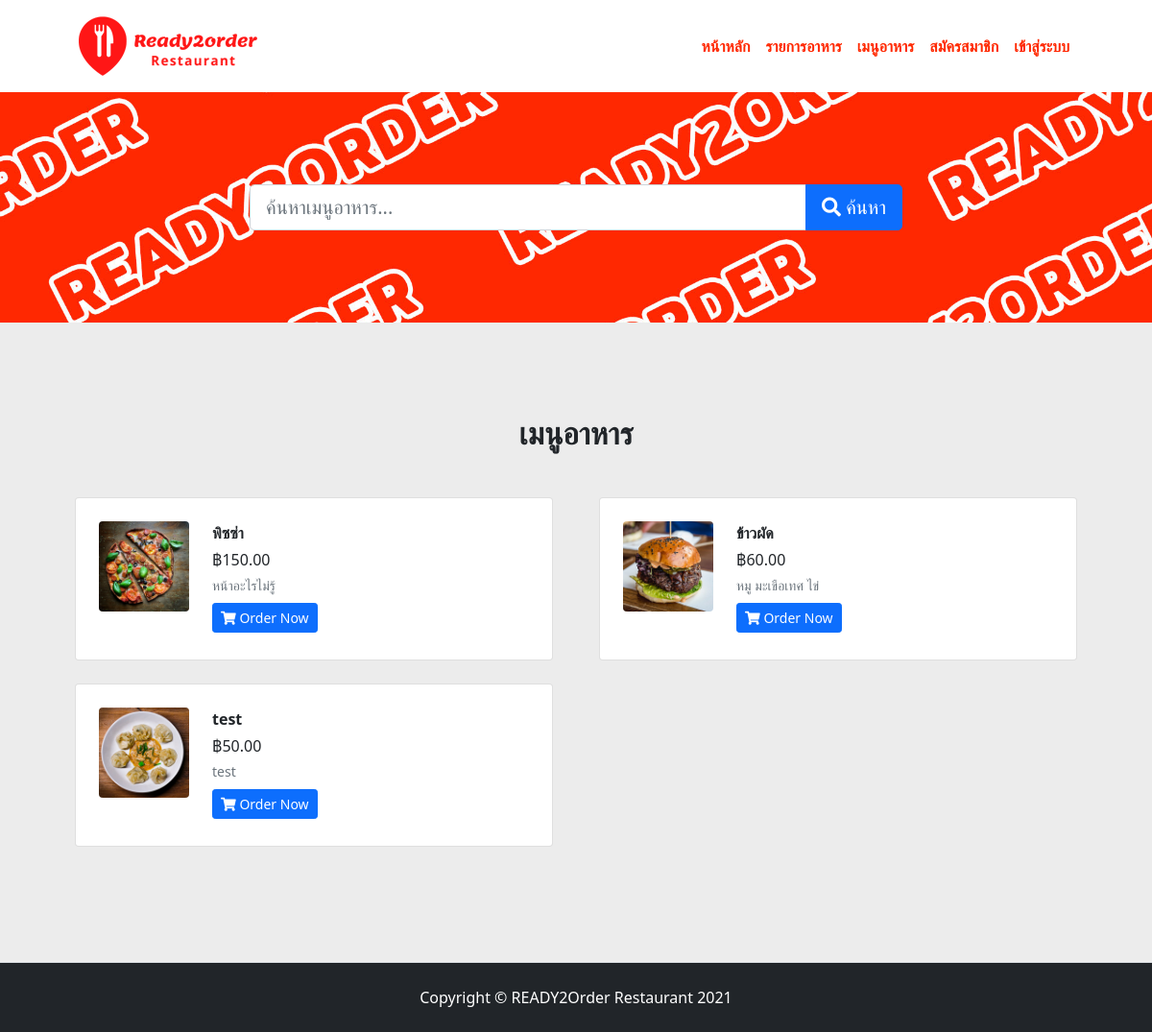
Screenshot of /foods.php with the database file from the repository.
### tables this page shows
CREATE TABLE `foods` (
  `id` int(10) UNSIGNED NOT NULL,
  `title` varchar(100) NOT NULL,
  `description` text NOT NULL,
  `price` decimal(10,2) NOT NULL,
  `image_name` varchar(255) NOT NULL,
  `category_id` int(10) UNSIGNED NOT NULL,
  `featured` varchar(10) NOT NULL,
  `active` varchar(10) NOT NULL
);

### foods.php (the view, shortened to what this page needs)
<?php include('config/constants.php'); ?>
<!DOCTYPE html>
<html lang="en">
<head>
    <link href="https://cdn.jsdelivr.net/npm/bootstrap-icons@1.4.1/font/bootstrap-icons.css" rel="stylesheet" />
    <link href="dist/css/styles.css" rel="stylesheet" />
    <link rel="stylesheet" href="admin/plugins/fontawesome-free/css/all.min.css">
</head>
<body>
    <?php include('layout/topmenu.php'); ?>
    <header class="bg-ready2orders py-5">
        <div class="container px-5">
            <div class="row gx-5 justify-content-center">
                <div class="col-lg-8">
                    <div class="text-center my-5">
                        <form action="food-search.php" method="get">
                            <div class="input-group input-group-lg mb-3">
                                <input type="search" name="search_foods" class="form-control" placeholder="ค้นหาเมนูอาหาร..." aria-label="ค้นหาเมนูอาหาร..." aria-describedby="button-addon2" required>
                                <button type="submit" class="btn btn-primary" id="button-addon2"><i class="fas fa-search"></i> ค้นหา</button>
                            </div>
                        </form>
                    </div>
                </div>
            </div>
        </div>
    </header>
    <section class="bg-foods py-5 border-bottom">
        <div class="container px-5 my-5">
            <div class="text-center mb-5">
                <h2 class="fw-bolder">เมนูอาหาร</h2>
            </div>
            <div class="row gx-5 justify-content-left">
                <?php
                $sql_foods = " SELECT * FROM foods WHERE active='Yes' ORDER BY id ASC";
                $result_foods = mysqli_query($conn, $sql_foods);
                $num_foods = mysqli_num_rows($result_foods);
                if ($num_foods > 0) {
                    while ($rs_foods = mysqli_fetch_assoc($result_foods)) {
                ?>
                        <div class="col-lg-6 col-xl-6">
                            <div class="card mb-4">
                                <div class="card-body p-4">
                                    <div class="d-flex">
                                        <div class="flex-shrink-0"><img class="rounded img-responsive" src="images/food/<?= $rs_foods['image_name'] ?>" alt="" width="94px" height="94px"></div>
                                        <div class="ms-4">
                                            <div class="mb-1"><strong><?= $rs_foods['title'] ?></strong></div>
                                            <div class="mb-1">฿<?= number_format($rs_foods['price'], 2) ?></div>
                                            <div class="small text-muted mb-2"><?= nl2br($rs_foods['description']) ?></div>
                                            <div class="mb-1"><a href="my-basket-add.php?id_prd=<?= $rs_foods['id'] ?>" class="btn btn-primary btn-sm"><i class="fas fa-shopping-cart"></i> Order Now</a></div>
                                        </div>
                                    </div>
                                </div>
                            </div>
                        </div>
                    <?php }
                } else { ?>
                    <div class="col-lg-12 col-xl-12">
                        <div class="alert alert-danger text-center"><i class="fas fa-exclamation-circle"></i> ไม่มีเมนูอาหารให้บริการ</div>
                    </div>
                <?php } ?>
            </div>
        </div>
    </section>
    <?php include('layout/footer.php'); ?>
</body>
</html>

### rows the page displays
foods: image_name (picture), title "พิซซ่า", price "150.00", description "หน้าอะไรไม่รู้"
foods: image_name (picture), title "ข้าวผัด", price "60.00", description "หมู มะเขือเทศ ไข่"
foods: image_name (picture), title "test", price "50.00", description "test"
